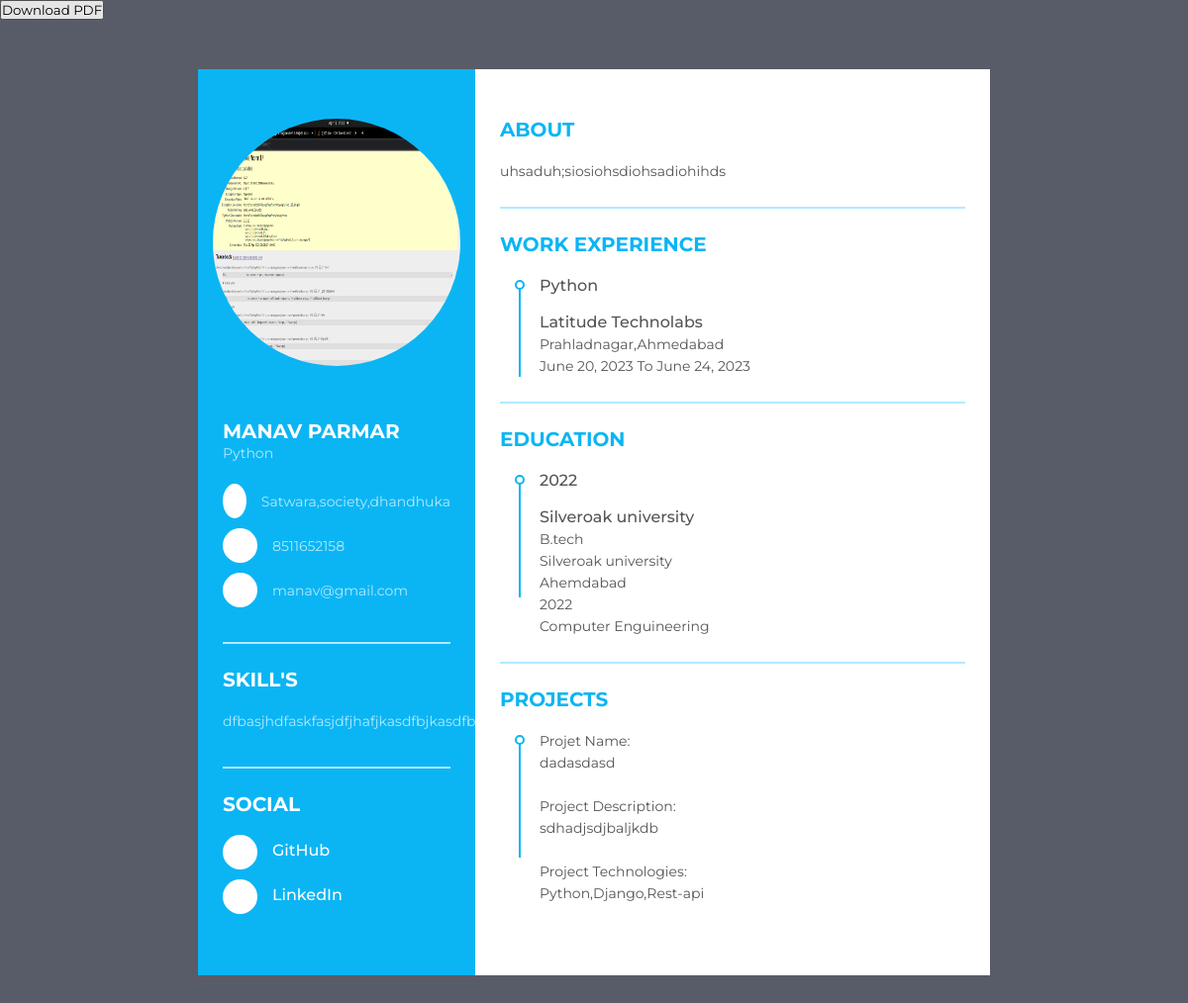
The app's page /core/template1/, older data.
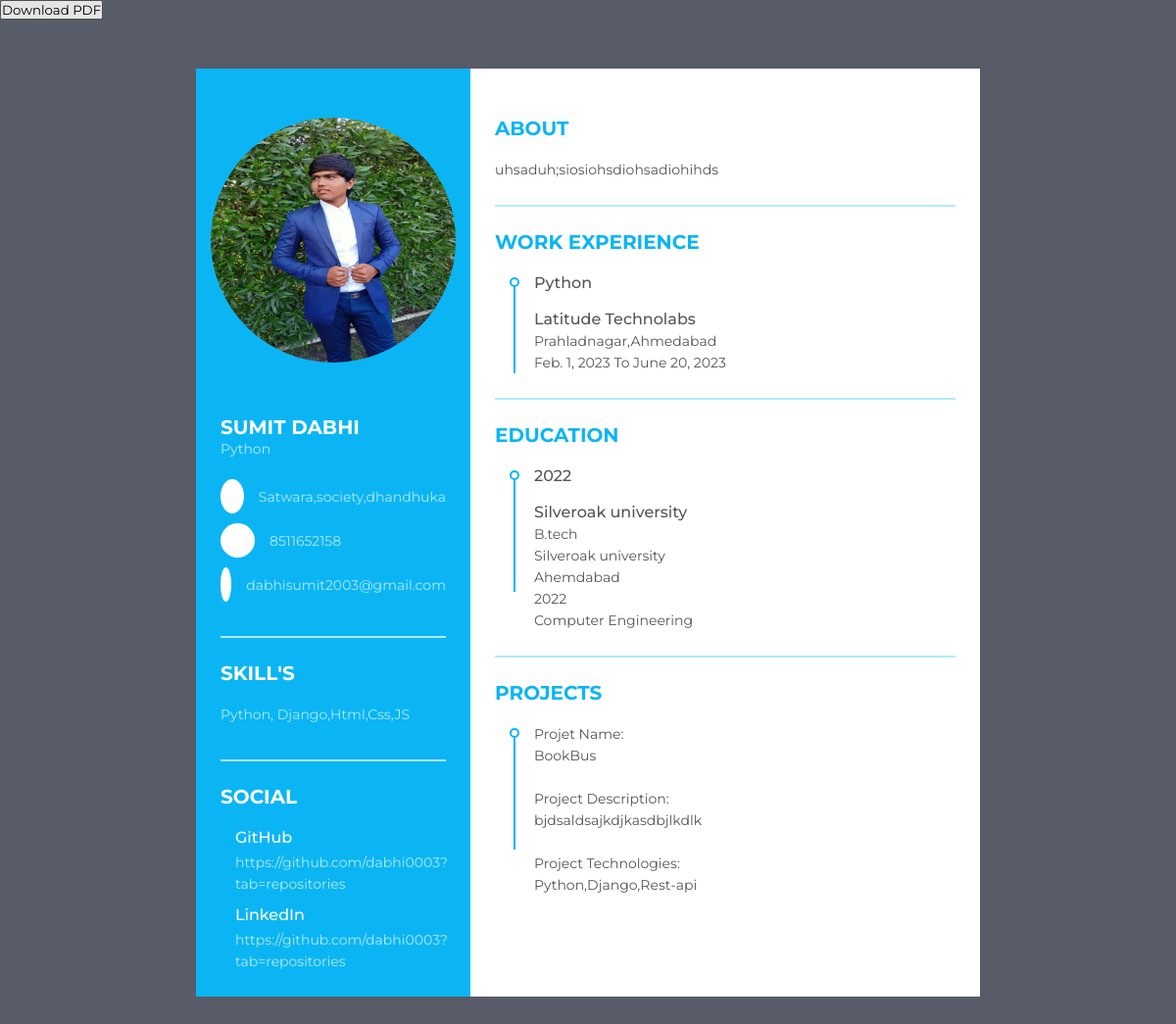
The same page, newer data.
### core/models.py (models this page shows, shortened)
class Resume(models.Model):
    user=models.ForeignKey(User, on_delete=models.CASCADE,null=True,blank=True)
    first_name = models.CharField(max_length=100)
    last_name = models.CharField(max_length=100)
    contact_number = models.CharField(max_length=20)
    email = models.EmailField()
    address = models.CharField(max_length=200)
    github_link = models.URLField(blank=True)
    linkedin_link = models.URLField(blank=True)
    professional_summary = models.CharField(max_length=350,blank=True,null=True)
    degree = models.CharField(max_length=100)
    institution = models.CharField(max_length=200)
    int_address = models.CharField(max_length=100,blank=True,null=True)
    year = models.CharField(max_length=10)
    courses = models.TextField()
    job_title = models.CharField(max_length=100,null=True,blank=True)
    company = models.CharField(max_length=200,null=True,blank=True)
    location = models.CharField(max_length=100,null=True,blank=True)
    start_date = models.DateField(null=True,blank=True)
    end_date = models.DateField(null=True,blank=True)
    description = models.CharField(max_length=150,null=True,blank=True)
    name = models.CharField(max_length=150,blank=True,null=True)
    title = models.CharField(max_length=100,blank=True)
    project_description = models.CharField(max_length=150,blank=True,null=True)
    technologies = models.CharField(max_length=200,blank=True,null=True)
    image=models.ImageField(upload_to='profile/',null=True,blank=True)

### core/views.py (the view)
# urls.py: path("template1/",TemplateView.as_view(),name="template1"),
class TemplateView(View):
    def get(self, request):
        details = Resume.objects.latest('id')
        return render(request, "template1.html", {"details": [details]})

### core/templates/template1.html (shortened to what this page needs)
<button id="download-btn" class="exclude-from-pdf">Download PDF</button>
<body>
{% for data in details %}
<div class="resume">
  <div class="resume_left">
    <div class="resume_profile  mt-5">
      <img style="width: 250px; height: 250px; display: block; margin: 50 auto;" class="img-thumbnail" src="{{data.image.url}}" alt="profile_pic">
      </div>
     <div class="resume_content">
      <div class="resume_item resume_info">
        <div class="title">
          <p class="bold">{{data.first_name}} {{data.last_name}}</p>
          <p class="regular">{{data.job_title}}</p>
        </div>
        <ul>
          <li>
            <div class="icon">
            </div>
            <div class="data">
              {{data.address}} <br />
            </div>
          </li>
          <li>
            <div class="icon">
            </div>
            <div class="data">
              {{data.contact_number}}
            </div>
          </li>
          <li>
            <div class="icon">
            </div>
            <div class="data">
              {{data.email}}
            </div>
          </li>
        </ul>
      </div>
       <div class="resume_item resume_skills">
         <div class="title">
           <p class="bold">skill's</p>
         </div>
         <ul>
           <li>
             <div class="">
               {{data.name}}
              </div>
            </li>
          </ul>
        </div>
        <div class="resume_item resume_social">
          <div class="title">
            <p class="bold">Social</p>
          </div>
          <ul>
            <li>
              <div class="icon">
              </div>
              <div class="data">
                <p class="semi-bold">GitHub</p>
                <p>{{data.github_link}}</p>
              </div>
           </li>
           <li>
             <div class="icon">
             </div>
             <div class="data">
               <p class="semi-bold">LinkedIn</p>
               <p>{{data.linkedin_link}}</p>
             </div>
            </li>
         </ul>
       </div>
     </div>
    </div>
  <div class="resume_right">
    <div class="resume_item resume_about">
        <div class="title">
          <p class="bold">About </p>
        </div>
        <p>{{data.professional_summary}}</p>
    </div>
    <div class="resume_item resume_work">
      <div class="title">
        <p class="bold">Work Experience</p>
      </div>
      <ul>
        <li>
                <div class="date">{{data.job_title}}</div>
                <div class="info">
                  <p class="semi-bold">{{data.company}}</p>
                  <p>{{data.location}}</p>
                  <p>{{data.start_date}} To {{data.end_date}}</p>
                </div>
              </li>
        </ul>
    </div>
    <div class="resume_item resume_education">
      <div class="title">
        <p class="bold">Education</p>
      </div>
      <ul>
        <li>
          <div class="date">{{data.year}}</div>
          <div class="info">
            <p class="semi-bold">{{data.institution}}</p>
            <p>{{data.degree}}</p>
            <p>{{data.institution}}</p>
            <p>{{data.int_address}}</p>
            <p>{{data.year}}</p>
            <p>{{data.courses}}</p>
          </div>
        </li>
      </div>
      <div class="resume_item resume_education">
        <div class="title">
          <p class="bold">Projects</p>
        </div>
        <ul>
          <li>
            <div class="info">
              <p>Projet Name: <br> {{data.title}}</p><br>
              <p>Project Description: <br> {{data.project_description}}</p><br>
              <p>Project Technologies: <br> {{data.technologies}}</p><br>
            </div>
          </li>
        </div>
      </div>
    {% endfor %}
    </body>

Row changes from the older to the newer data that the page shows:
no longer on this page (row unchanged): Resume: image (picture), first_name "MANAV", last_name "PARMAR", job_title "Python", address "Satwara,society,dhandhuka", contact_number "8511652158", email "manav@gmail.com", name "dfbasjhdfaskfasjdfjhafjkasdfbjkasdfb", professional_summary "uhsaduh;siosiohsdiohsadiohihds", company "Latitude Technolabs", location "Prahladnagar,Ahmedabad", start_date "June 20, 2023", end_date "June 24, 2023", year "2022", institution "Silveroak university", degree "B.tech", int_address "Ahemdabad", courses "Computer Enguineering", title "dadasdasd", project_description "sdhadjsdjbaljkdb", technologies "Python,Django,Rest-api"
added Resume: image (picture), first_name "SUMIT", last_name "DABHI", job_title "Python", address "Satwara,society,dhandhuka", contact_number "8511652158", email "dabhisumit2003@gmail.com", name "Python, Django,Html,Css,JS", github_link "https://github.com/dabhi0003?tab=repositories", linkedin_link "https://github.com/dabhi0003?tab=repositories", professional_summary "uhsaduh;siosiohsdiohsadiohihds", company "Latitude Technolabs", location "Prahladnagar,Ahmedabad", start_date "Feb. 1, 2023", end_date "June 20, 2023", year "2022", institution "Silveroak university", degree "B.tech", int_address "Ahemdabad", courses "Computer Engineering", title "BookBus", project_description "bjdsaldsajkdjkasdbjlkdlk", technologies "Python,Django,Rest-api"
